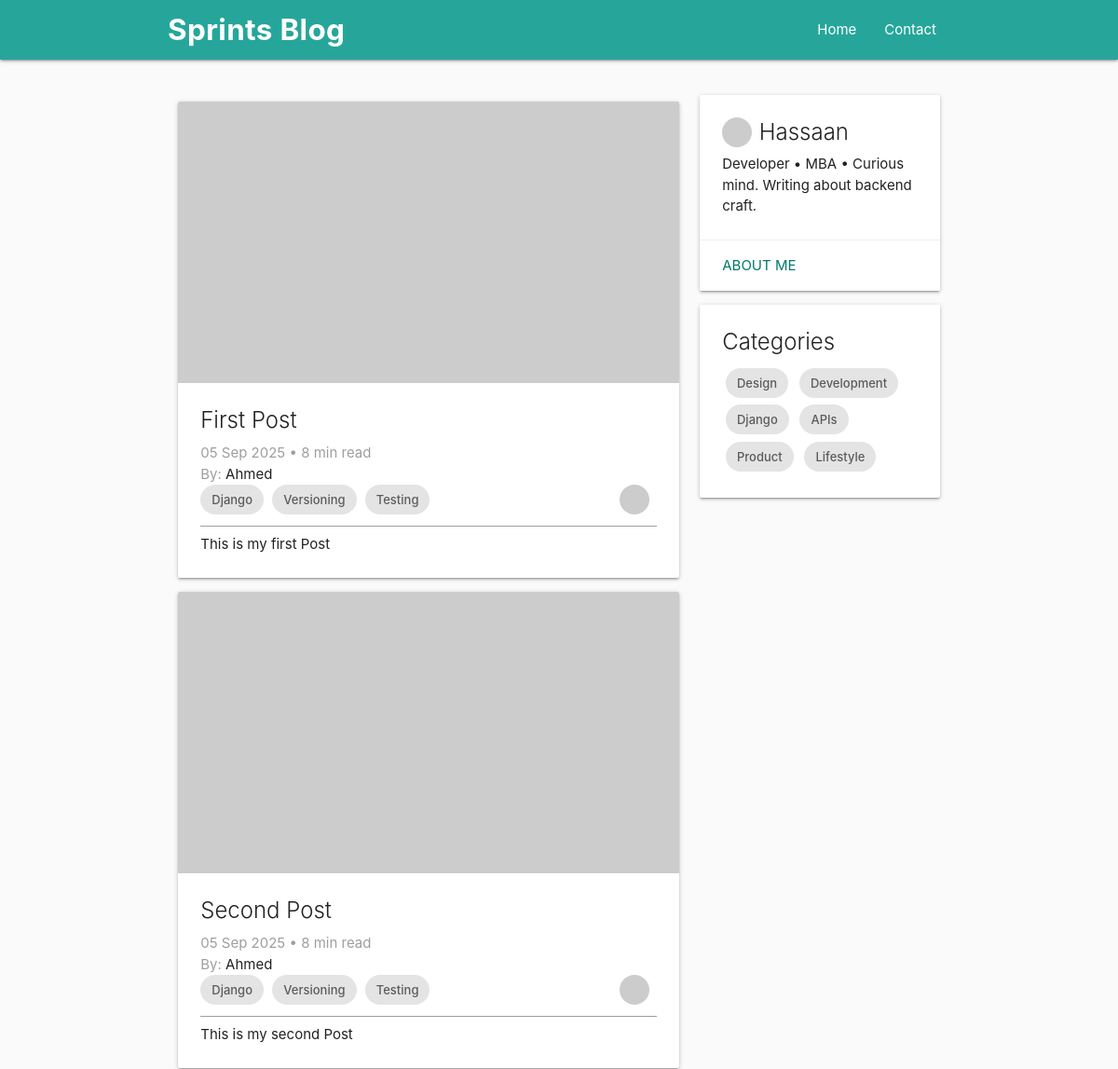
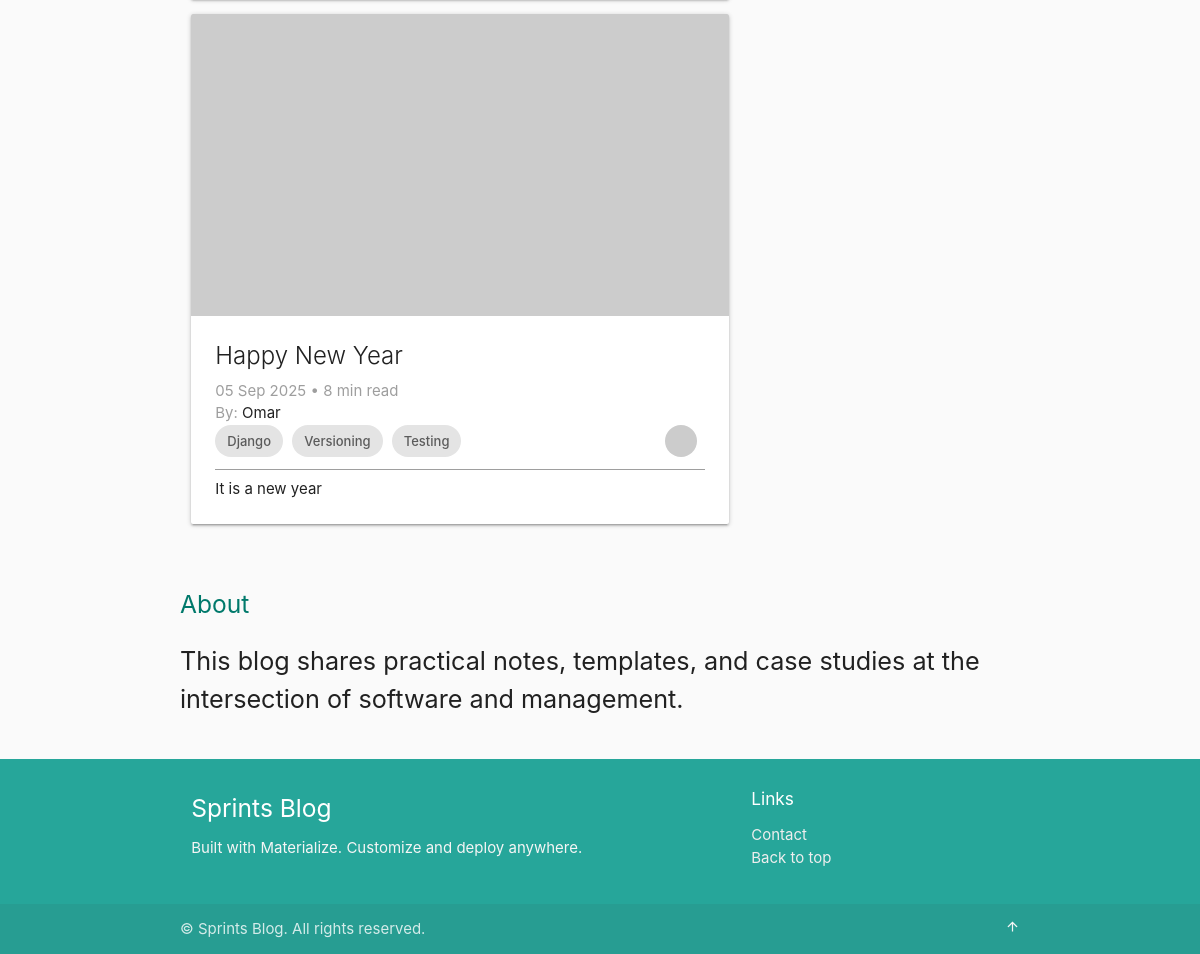
Screenshot of /blog/ with the database file from the repository (2 pictures, top to bottom).
### blog/models.py (models this page shows, shortened)
class Post(models.Model):
    title = models.CharField(max_length=200)
    body = models.TextField()
    created_at = models.DateTimeField(auto_now_add=True)
    updated_at = models.DateTimeField(auto_now=True)
    author = models.ForeignKey("users.User", on_delete=models.CASCADE)
    slug = models.SlugField(default = "", null=False)

### users/models.py (models this page shows)
class User(AbstractUser):
    first_name = None
    last_name = None
    name = models.CharField(max_length=150)

### blog/views.py (the view)
# urls.py: path("", blog_home, name= 'blog-home'),
def blog_home(request):
    posts = Post.objects.all()
    return render(request, "blog/home.html", context={"posts": posts})

### blog/templates/blog/home.html
{% extends "blog/base.html" %}
{% block body %}
<ul>
    {% for post in posts %}
    <li>
        <a href="{% url 'blog-post-by-number' post.id %}" style="text-decoration: none; color: inherit;">
            <article class="card post-card hoverable">
                <div class="card-image waves-effect waves-block waves-light">
                    <img class="activator" src="https://picsum.photos/960/540?random={{forloop.counter}}" alt="Post cover" />
                </div>
                <div class="card-content">
                    <span class="card-title activator grey-text text-darken-4">{{post.title}}</span>
                    <p class="grey-text">{{post.created_at|date:"d M Y"}} • 8 min read</p>
                    <p><span class="grey-text">By:</span> {{post.author.name}}</p>
                    <img class="avatar right" src="https://i.pravatar.cc/64?img=5" alt="Author" />
                    <div class="chips">
                        <div class="chip">Django</div>
                        <div class="chip">Versioning</div>
                        <div class="chip">Testing</div>
                    </div>
                    <p>{{post.body|truncatechars:50}}</p>
                </div>
            </article>
        </a>
    </li>
    {%endfor%}
</ul>
{% endblock %}

### blog/static/blog/base.css (style rules this page uses)
body { background: #fafafa; }
.post-card .card-title { line-height: 1.1; }
.chip { cursor: pointer; }
.avatar { width: 32px; height: 32px; border-radius: 50%; object-fit: cover; margin-right: .5rem; }
.card .card-image img { aspect-ratio: 16/9; object-fit: cover; }

### rows the page displays
Post: title "First Post", created_at "05 Sep 2025", author.name "Ahmed", body "This is my first Post"
Post: title "Second Post", created_at "05 Sep 2025", author.name "Ahmed", body "This is my second Post"
Post: title "Happy New Year", created_at "05 Sep 2025", author.name "Omar", body "It is a new year"
